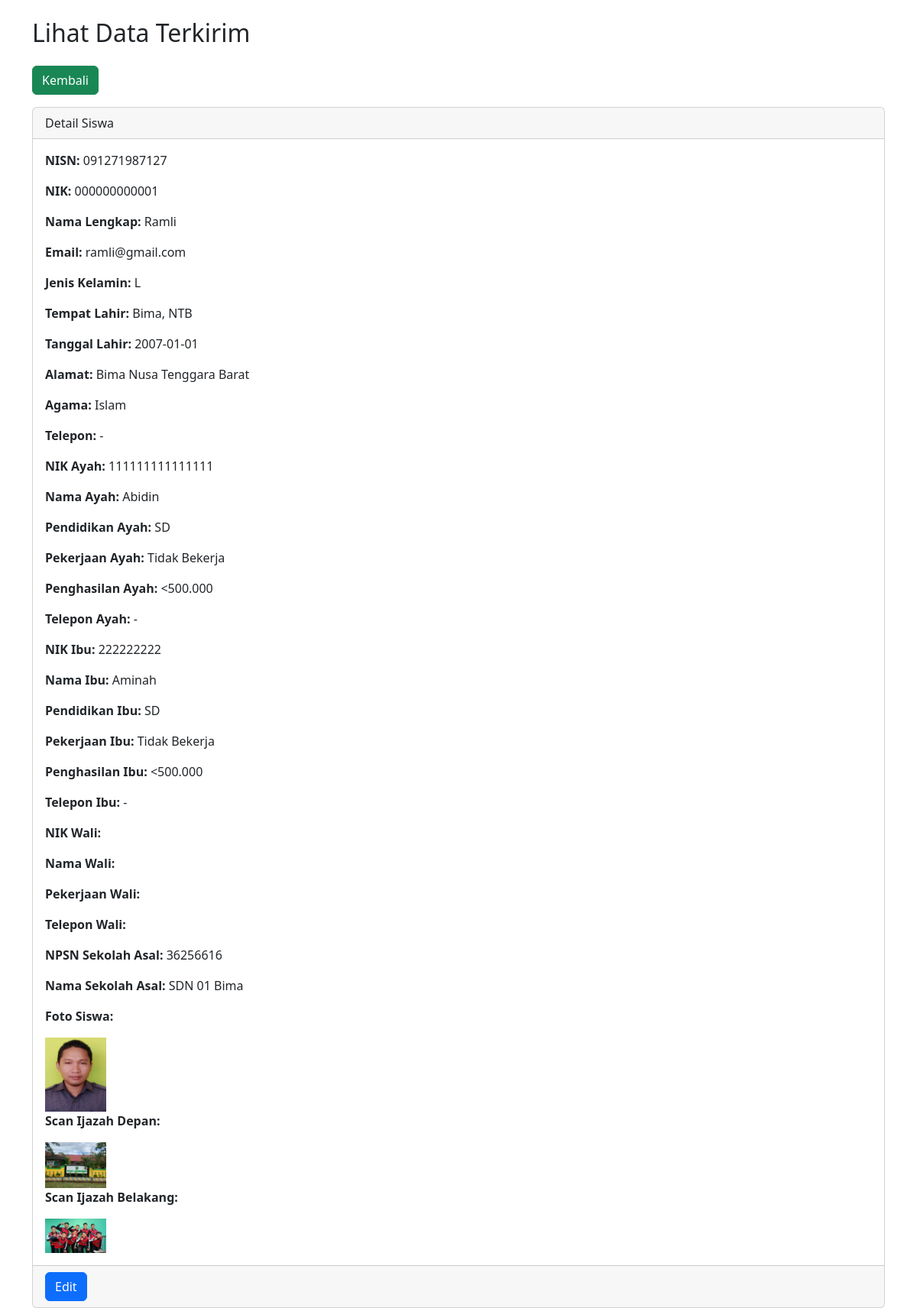
The page /lihatdata.php?nisn=091271987127 on the database its author committed.
### tables this page shows
CREATE TABLE `tabel_siswa` (
  `id_user` int(10) NOT NULL,
  `nisn` varchar(12) NOT NULL,
  `nik` varchar(16) NOT NULL,
  `namalengkap` varchar(50) NOT NULL,
  `email` varchar(50) NOT NULL,
  `jeniskelamin` varchar(1) NOT NULL,
  `tempatlahir` varchar(20) NOT NULL,
  `tanggallahir` date NOT NULL,
  `alamat` text NOT NULL,
  `agama` varchar(10) NOT NULL,
  `telepon` varchar(15) NOT NULL,
  `ayahnik` varchar(16) NOT NULL,
  `ayahnama` varchar(50) NOT NULL,
  `ayahpendidikan` varchar(5) NOT NULL,
  `ayahpekerjaan` varchar(15) NOT NULL,
  `ayahpenghasilan` varchar(25) NOT NULL,
  `ayahtelepon` varchar(15) NOT NULL,
  `ibunik` varchar(16) NOT NULL,
  `ibunama` varchar(50) NOT NULL,
  `ibupendidikan` varchar(5) NOT NULL,
  `ibupekerjaan` varchar(15) NOT NULL,
  `ibupenghasilan` varchar(25) NOT NULL,
  `ibutelepon` varchar(15) NOT NULL,
  `walinik` varchar(16) NOT NULL DEFAULT 'NULL',
  `walinama` varchar(50) NOT NULL DEFAULT 'NULL',
  `walipekerjaan` varchar(15) NOT NULL DEFAULT 'NULL',
  `walitelepon` varchar(15) NOT NULL DEFAULT 'NULL',
  `sekolahnpsn` varchar(10) NOT NULL,
  `sekolahnama` varchar(30) NOT NULL,
  `foto` varchar(99) NOT NULL,
  `scanijazahdepan` varchar(99) NOT NULL,
  `scanijazahbelakang` varchar(99) NOT NULL,
  `status` varchar(50) NOT NULL
);

### lihatdata.php (the view, shortened to what this page needs)
<?php
include 'koneksi.php';
$nisn = $_GET['nisn'] ?? '';
if (!empty($nisn)) {
    $query = "SELECT * FROM tabel_siswa WHERE nisn = '$nisn'";
    $result = mysqli_query($conn, $query);
    if ($result) {
        if (mysqli_num_rows($result) > 0) {
            $row = mysqli_fetch_assoc($result);
        } else {
            $errorMessage = "Data tidak ditemukan.";
        }
    } else {
        $errorMessage = "Kesalahan kueri database: " . mysqli_error($conn);
    }
} else {
    $errorMessage = "Permintaan tidak valid.";
}
?>
<!DOCTYPE html>
<html>
<head>
    <link href="css/bootstrap.min.css" rel="stylesheet" />
</head>
<body>
    <div class="container">
        <h2 class="mt-4">Lihat Data Terkirim</h2>
        <a href="tabelsiswa.php" type="button" class="btn btn-success mt-3">Kembali</a>
        <?php if (isset($errorMessage)): ?>
            <div class="alert alert-danger mt-3"><?php echo $errorMessage; ?></div>
        <?php elseif (isset($row)): ?>
            <div class="card mt-3">
                <div class="card-header">
                    Detail Siswa
                </div>
                <div class="card-body">
                    <p><strong>NISN:</strong> <?php echo $row['nisn']; ?></p>
                    <p><strong>NIK:</strong> <?php echo $row['nik']; ?></p>
                    <p><strong>Nama Lengkap:</strong> <?php echo $row['namalengkap']; ?></p>
                    <p><strong>Email:</strong> <?php echo $row['email']; ?></p>
                    <p><strong>Jenis Kelamin:</strong> <?php echo $row['jeniskelamin']; ?></p>
                    <p><strong>Tempat Lahir:</strong> <?php echo $row['tempatlahir']; ?></p>
                    <p><strong>Tanggal Lahir:</strong> <?php echo $row['tanggallahir']; ?></p>
                    <p><strong>Alamat:</strong> <?php echo $row['alamat']; ?></p>
                    <p><strong>Agama:</strong> <?php echo $row['agama']; ?></p>
                    <p><strong>Telepon:</strong> <?php echo $row['telepon']; ?></p>
                    <p><strong>NIK Ayah:</strong> <?php echo $row['ayahnik']; ?></p>
                    <p><strong>Nama Ayah:</strong> <?php echo $row['ayahnama']; ?></p>
                    <p><strong>Pendidikan Ayah:</strong> <?php echo $row['ayahpendidikan']; ?></p>
                    <p><strong>Pekerjaan Ayah:</strong> <?php echo $row['ayahpekerjaan']; ?></p>
                    <p><strong>Penghasilan Ayah:</strong> <?php echo $row['ayahpenghasilan']; ?></p>
                    <p><strong>Telepon Ayah:</strong> <?php echo $row['ayahtelepon']; ?></p>
                    <p><strong>NIK Ibu:</strong> <?php echo $row['ibunik']; ?></p>
                    <p><strong>Nama Ibu:</strong> <?php echo $row['ibunama']; ?></p>
                    <p><strong>Pendidikan Ibu:</strong> <?php echo $row['ibupendidikan']; ?></p>
                    <p><strong>Pekerjaan Ibu:</strong> <?php echo $row['ibupekerjaan']; ?></p>
                    <p><strong>Penghasilan Ibu:</strong> <?php echo $row['ibupenghasilan']; ?></p>
                    <p><strong>Telepon Ibu:</strong> <?php echo $row['ibutelepon']; ?></p>
                    <p><strong>NIK Wali:</strong> <?php echo $row['walinik']; ?></p>
                    <p><strong>Nama Wali:</strong> <?php echo $row['walinama']; ?></p>
                    <p><strong>Pekerjaan Wali:</strong> <?php echo $row['walipekerjaan']; ?></p>
                    <p><strong>Telepon Wali:</strong> <?php echo $row['walitelepon']; ?></p>
                    <p><strong>NPSN Sekolah Asal:</strong> <?php echo $row['sekolahnpsn']; ?></p>
                    <p><strong>Nama Sekolah Asal:</strong> <?php echo $row['sekolahnama']; ?></p>
                    <p><strong>Foto Siswa:</strong></p>
                    <img src="fotosiswa/<?php echo $row['foto']; ?>" style="width: 80px;" alt="Foto Siswa">
                    <p><strong>Scan Ijazah Depan:</strong></p>
                    <img src="fotosiswa/<?php echo $row['scanijazahdepan']; ?>" style="width: 80px;" alt="Scan Ijazah Depan">
                    <p><strong>Scan Ijazah Belakang:</strong></p>
                    <img src="fotosiswa/<?php echo $row['scanijazahbelakang']; ?>" style="width: 80px;" alt="Scan Ijazah Belakang">
                </div>
                <div class="card-footer">
                    <a href="edit_siswa.php?nisn=<?php echo $row['nisn']; ?>" class="btn btn-primary">Edit</a>
                </div>
            </div>
        <?php endif; ?>
    </div>
</body>
</html>

### rows shown on the page
tabel_siswa: nisn "091271987127", nik "000000000001", namalengkap "Ramli", email "ramli@gmail.com", jeniskelamin "L", tempatlahir "Bima, NTB", tanggallahir "2007-01-01", alamat "Bima Nusa Tenggara Barat", agama "Islam", telepon "-", ayahnik "111111111111111", ayahnama "Abidin", ayahpendidikan "SD", ayahpekerjaan "Tidak Bekerja", ayahpenghasilan "<500.000", ayahtelepon "-", ibunik "222222222", ibunama "Aminah", ibupendidikan "SD", ibupekerjaan "Tidak Bekerja", ibupenghasilan "<500.000", ibutelepon "-", sekolahnpsn "36256616", sekolahnama "SDN 01 Bima", foto (picture), scanijazahdepan (picture), scanijazahbelakang (picture)
